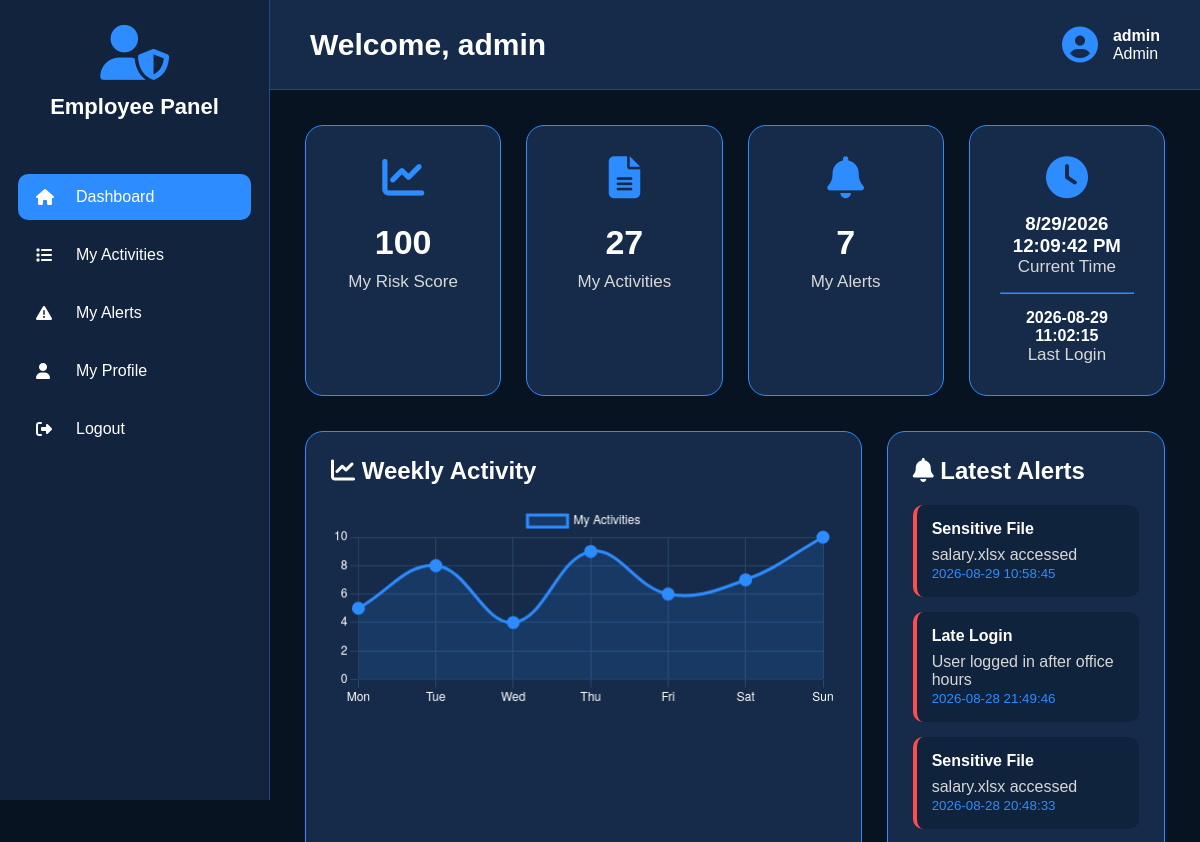
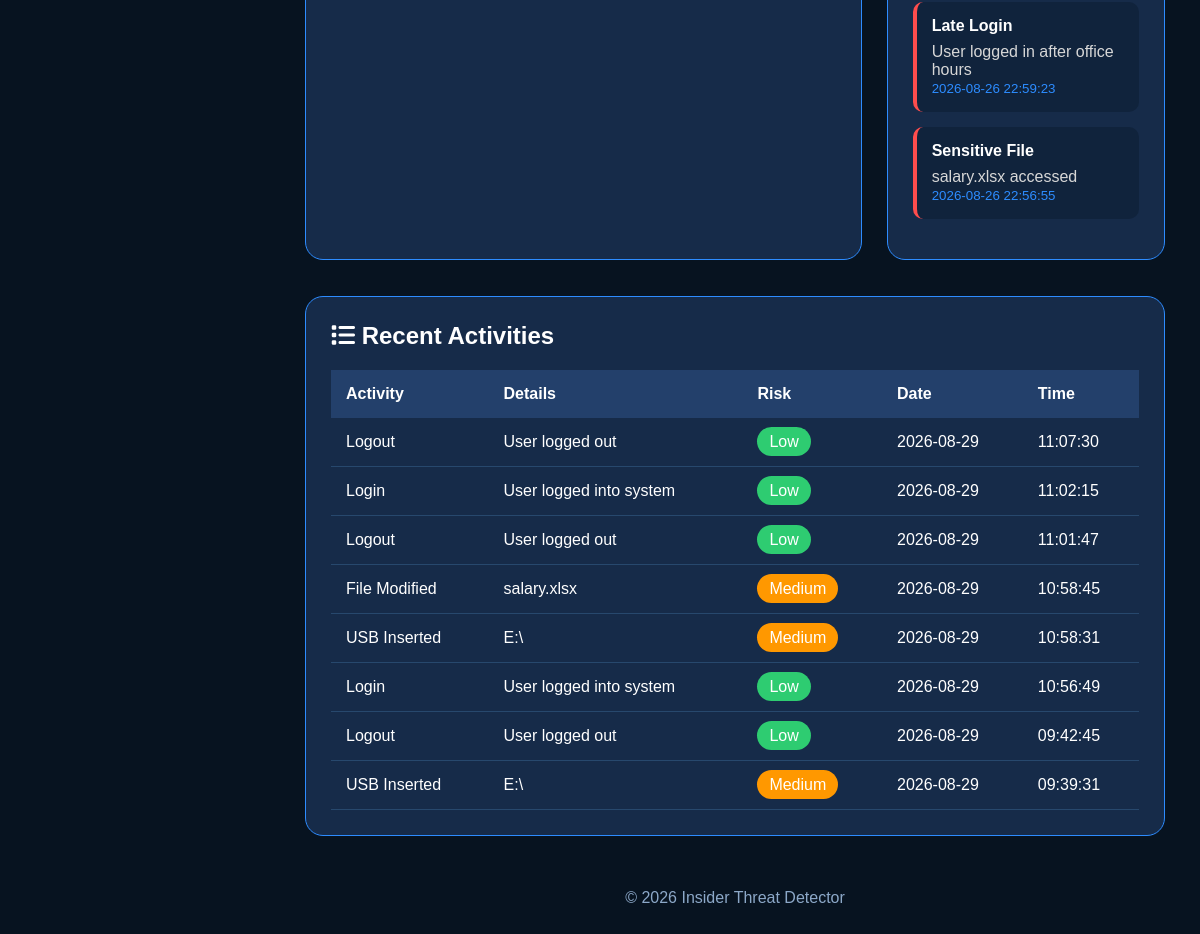
Screenshot of /employee_dashboard (signed in) with the database file from the repository (2 pictures, top to bottom).
### tables this page shows
CREATE TABLE login_logs (
        id INTEGER PRIMARY KEY AUTOINCREMENT,
        username TEXT,
        login_time TEXT,
        logout_time TEXT,
        ip_address TEXT,
        device_name TEXT,
        status TEXT,
        risk TEXT
    );

CREATE TABLE alerts (
        id INTEGER PRIMARY KEY AUTOINCREMENT,
        username TEXT,
        alert_type TEXT,
        description TEXT,
        severity TEXT,
        status TEXT DEFAULT 'Pending',
        date TEXT,
        time TEXT
    );

CREATE TABLE activity_logs (
        id INTEGER PRIMARY KEY AUTOINCREMENT,
        username TEXT,
        activity TEXT,
        details TEXT,
        risk_level TEXT,
        date TEXT,
        time TEXT
    );

### app.py (the view)
@app.route("/employee_dashboard")
def employee_dashboard():
    if not login_required():
        return redirect("/")
    username = session["username"]
    conn = get_db()
    activities = conn.execute(
        "SELECT COUNT(*) FROM activity_logs WHERE username=?", (username,)
    ).fetchone()[0]
    alerts = conn.execute(
        "SELECT COUNT(*) FROM alerts WHERE username=?", (username,)
    ).fetchone()[0]
    risk = conn.execute("""
        SELECT score FROM risk_scores
        WHERE username=? ORDER BY id DESC LIMIT 1
    """, (username,)).fetchone()
    last = conn.execute("""
        SELECT login_time FROM login_logs
        WHERE username=? ORDER BY id DESC LIMIT 1
    """, (username,)).fetchone()
    recent = conn.execute("""
        SELECT * FROM activity_logs
        WHERE username=? ORDER BY id DESC LIMIT 8
    """, (username,)).fetchall()
    alerts_list = conn.execute("""
        SELECT * FROM alerts
        WHERE username=? ORDER BY id DESC LIMIT 5
    """, (username,)).fetchall()
    conn.close()
    return page(
        "employee_dashboard.html",
        activities=activities,
        alerts=alerts,
        risk_score=risk["score"] if risk else 0,
        last_login=last["login_time"] if last else "No Login",
        recent=recent,
        alerts_list=alerts_list
    )

### app.py (called while the page is built)
def login_required():
    return "username" in session

def page(name, **data):
    data["username"] = session.get("username")
    data["role"] = session.get("role")
    return render_template(name, **data)

### database.py (called while the page is built)
def get_db():
    conn = sqlite3.connect(DATABASE)
    conn.row_factory = sqlite3.Row
    return conn

### templates/employee_dashboard.html (shortened to what this page needs)
<!DOCTYPE html>
<html lang="en">
<head>
<link rel="stylesheet"
href="https://cdnjs.cloudflare.com/ajax/libs/font-awesome/6.5.2/css/all.min.css">
</head>
<body>
<div class="sidebar">
<div class="logo">
<i class="fa-solid fa-user-shield"></i>
<h2>Employee Panel</h2>
</div>
<ul>
<li>
<a href="/employee_dashboard" class="active">
<i class="fa-solid fa-house"></i>
<span>Dashboard</span>
</a>
</li>
<li>
<a href="/employee_activity">
<i class="fa-solid fa-list"></i>
<span>My Activities</span>
</a>
</li>
<li>
<a href="/employee_alerts">
<i class="fa-solid fa-triangle-exclamation"></i>
<span>My Alerts</span>
</a>
</li>
<li>
<a href="/employee_profile">
<i class="fa-solid fa-user"></i>
<span>My Profile</span>
</a>
</li>
<li>
<a href="/logout">
<i class="fa-solid fa-right-from-bracket"></i>
<span>Logout</span>
</a>
</li>
</ul>
</div>
<div class="main">
<div class="header">
<h1>
Welcome,
{{username}}
</h1>
<div class="profile">
<i class="fa-solid fa-circle-user"></i>
<div>
<b>{{username}}</b><br>
{{role}}
</div>
</div>
</div>
<div class="content">
<div class="cards">
<div class="card">
<i class="fa-solid fa-chart-line"></i>
<h2>{{risk_score}}</h2>
<p>My Risk Score</p>
</div>
<div class="card">
<i class="fa-solid fa-file-lines"></i>
<h2>{{activities}}</h2>
<p>My Activities</p>
</div>
<div class="card">
<i class="fa-solid fa-bell"></i>
<h2>{{alerts}}</h2>
<p>My Alerts</p>
</div>
<div class="card">
<i class="fa-solid fa-clock"></i>
<h3 id="clock"></h3>
<p>Current Time</p>
<hr style="margin:15px 0;border-color:#2d8cff;">
<h4>{{last_login}}</h4>
<p>Last Login</p>
</div>
</div>
<div style="display:grid;grid-template-columns:2fr 1fr;gap:25px;">
<div style="background:#162b49;border:1px solid #2d8cff;border-radius:18px;padding:25px;">
<h2 style="margin-bottom:20px;">
<i class="fa-solid fa-chart-line"></i>
Weekly Activity
</h2>
<canvas id="activityChart" height="120"></canvas>
</div>
<div style="background:#162b49;border:1px solid #2d8cff;border-radius:18px;padding:25px;">
<h2 style="margin-bottom:20px;">
<i class="fa-solid fa-bell"></i>
Latest Alerts
</h2>
{% if alerts_list %}
{% for alert in alerts_list %}
<div style="background:#10233c;padding:15px;border-left:4px solid #ff4d4d;border-radius:10px;margin-bottom:15px;">
<h4>{{alert.alert_type}}</h4>
<p style="margin-top:8px;color:#d7d7d7;">
{{alert.description}}
</p>
<small style="color:#2d8cff;">
{{alert.date}} {{alert.time}}
</small>
</div>
{% endfor %}
{% else %}
<div style="text-align:center;padding:30px;color:#999;">
<i class="fa-solid fa-circle-check"
style="font-size:50px;color:#2ecc71;margin-bottom:15px;"></i>
<p>No Alerts Found</p>
</div>
{% endif %}
</div>
</div>
<br><br>
<div style="background:#162b49;border:1px solid #2d8cff;border-radius:18px;padding:25px;">
<h2 style="margin-bottom:20px;">
<i class="fa-solid fa-list"></i>
Recent Activities
</h2>
<div style="overflow-x:auto;">
<table id="activityTable"
style="width:100%;border-collapse:collapse;">
<thead>
<tr style="background:#23406b;">
<th style="padding:15px;text-align:left;">Activity</th>
<th style="padding:15px;text-align:left;">Details</th>
<th style="padding:15px;text-align:left;">Risk</th>
<th style="padding:15px;text-align:left;">Date</th>
<th style="padding:15px;text-align:left;">Time</th>
</tr>
</thead>
<tbody>
{% for activity in recent %}
<tr style="border-bottom:1px solid #27486d;">
<td style="padding:15px;">
{{activity.activity}}
</td>
<td style="padding:15px;">
{{activity.details}}
</td>
<td style="padding:15px;">
{% if activity.risk_level=="High" %}
<span style="background:#ff4d4d;padding:6px 12px;border-radius:20px;">
High
</span>
{% elif activity.risk_level=="Medium" %}
<span style="background:#ff9800;padding:6px 12px;border-radius:20px;">
Medium
</span>
{% else %}
<span style="background:#2ecc71;padding:6px 12px;border-radius:20px;">
Low
</span>
{% endif %}
</td>
<td style="padding:15px;">
{{activity.date}}
</td>
<td style="padding:15px;">
{{activity.time}}
</td>
</tr>
{% endfor %}
</tbody>
</table>
</div>
</div>
<br>
<script>
//==========================
// Weekly Activity Chart
//==========================
const ctx=document.getElementById("activityChart");
new Chart(ctx,{
type:"line",
data:{
labels:["Mon","Tue","Wed","Thu","Fri","Sat","Sun"],
datasets:[{
label:"My Activities",
data:[5,8,4,9,6,7,10],
borderColor:"#2d8cff",
backgroundColor:"rgba(45,140,255,.15)",
fill:true,
tension:.4,
borderWidth:3,
pointRadius:5,
pointBackgroundColor:"#2d8cff"
}]
},
options:{
responsive:true,
plugins:{
legend:{
labels:{
color:"white"
}
}
},
scales:{
x:{
ticks:{
color:"white"
},
grid:{
color:"#27486d"
}
},
y:{
beginAtZero:true,
ticks:{
color:"white"
},
grid:{
color:"#27486d"
}
}
}
}
});
//==========================
// Live Clock
//==========================
function updateClock(){
const now=new Date();
document.getElementById("clock").innerHTML=
now.toLocaleDateString()+"<br>"+
now.toLocaleTimeString();
}
setInterval(updateClock,1000);
updateClock();
//==========================
// Auto Refresh Every 10 Seconds
//==========================
// Uncomment if required
// setInterval(function(){
// location.reload();
// },10000);
</script>
<div style="margin-top:35px;text-align:center;color:#8ca8c8;">
<p>
© 2026 Insider Threat Detector
</p>
</div>
</div>
</body>
</html>

### templates/employee_dashboard.html (style rules this page uses)
* { margin:0; padding:0; box-sizing:border-box; font-family:Arial,Helvetica,sans-serif; }
body { background:#071320; color:white; display:flex; }
.sidebar { position:fixed; left:0; top:0; width:270px; height:100vh; background:#11233d; border-right:1px solid #204a84; }
.logo { padding:25px; text-align:center; }
.logo i { font-size:55px; color:#2d8cff; margin-bottom:10px; }
.logo h2 { font-size:22px; line-height:34px; }
.sidebar ul { list-style:none; margin-top:25px; }
.sidebar ul li { margin:12px 18px; }
.sidebar ul li a { display:flex; align-items:center; gap:15px; padding:14px 18px; color:white; text-decoration:none; border-radius:10px; transition:.3s; }
.sidebar ul li a:hover, .sidebar ul li a.active { background:#2d8cff; }
.sidebar ul li i { width:25px; }
.main { margin-left:270px; width:calc(100% - 270px); }
.header { height:90px; background:#162b49; display:flex; justify-content:space-between; align-items:center; padding:0 40px; border-bottom:1px solid #204a84; }
.header h1 { font-size:30px; }
.profile { display:flex; align-items:center; gap:15px; }
.profile i { font-size:36px; color:#2d8cff; }
.content { padding:35px; }
.cards { display:grid; grid-template-columns:repeat(4,1fr); gap:25px; margin-bottom:35px; }
.card { background:#162b49; border:1px solid #2d8cff; border-radius:18px; padding:30px; text-align:center; transition:.3s; }
.card i { font-size:42px; color:#2d8cff; margin-bottom:15px; }
.card h2 { font-size:34px; margin:10px 0; }
.card p { font-size:17px; color:#d8d8d8; }

### rows the page displays
login_logs: login_time "2026-08-29 11:02:15"
alerts: alert_type "Sensitive File", description "salary.xlsx accessed", date "2026-08-29", time "10:58:45"
alerts: alert_type "Late Login", description "User logged in after office hours", date "2026-08-28", time "21:49:46"
alerts: alert_type "Sensitive File", description "salary.xlsx accessed", date "2026-08-28", time "20:48:33"
alerts: alert_type "Late Login", description "User logged in after office hours", date "2026-08-26", time "22:59:23"
alerts: alert_type "Sensitive File", description "salary.xlsx accessed", date "2026-08-26", time "22:56:55"
activity_logs: activity "Logout", details "User logged out", risk_level "Low", date "2026-08-29", time "11:07:30"
activity_logs: activity "Login", details "User logged into system", risk_level "Low", date "2026-08-29", time "11:02:15"
activity_logs: activity "Logout", details "User logged out", risk_level "Low", date "2026-08-29", time "11:01:47"
activity_logs: activity "File Modified", details "salary.xlsx", risk_level "Medium", date "2026-08-29", time "10:58:45"
activity_logs: activity "USB Inserted", details "E:\\", risk_level "Medium", date "2026-08-29", time "10:58:31"
activity_logs: activity "Login", details "User logged into system", risk_level "Low", date "2026-08-29", time "10:56:49"
activity_logs: activity "Logout", details "User logged out", risk_level "Low", date "2026-08-29", time "09:42:45"
activity_logs: activity "USB Inserted", details "E:\\", risk_level "Medium", date "2026-08-29", time "09:39:31"

### other values shown
{{ username }} "admin"
{{ role }} "Admin"
{{ risk_score }} "100"
{{ activities }} "27"
{{ alerts }} "7"
